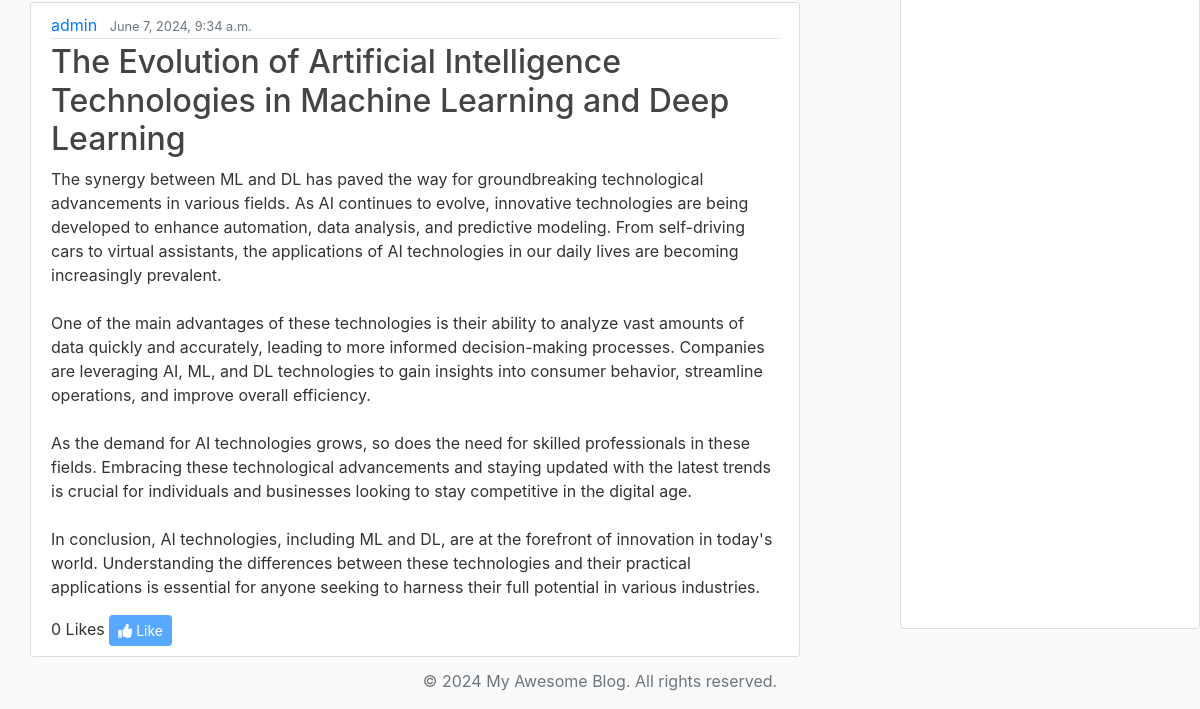
/user/5/posts/ (lower part), run on an earlier commit of the app's database.
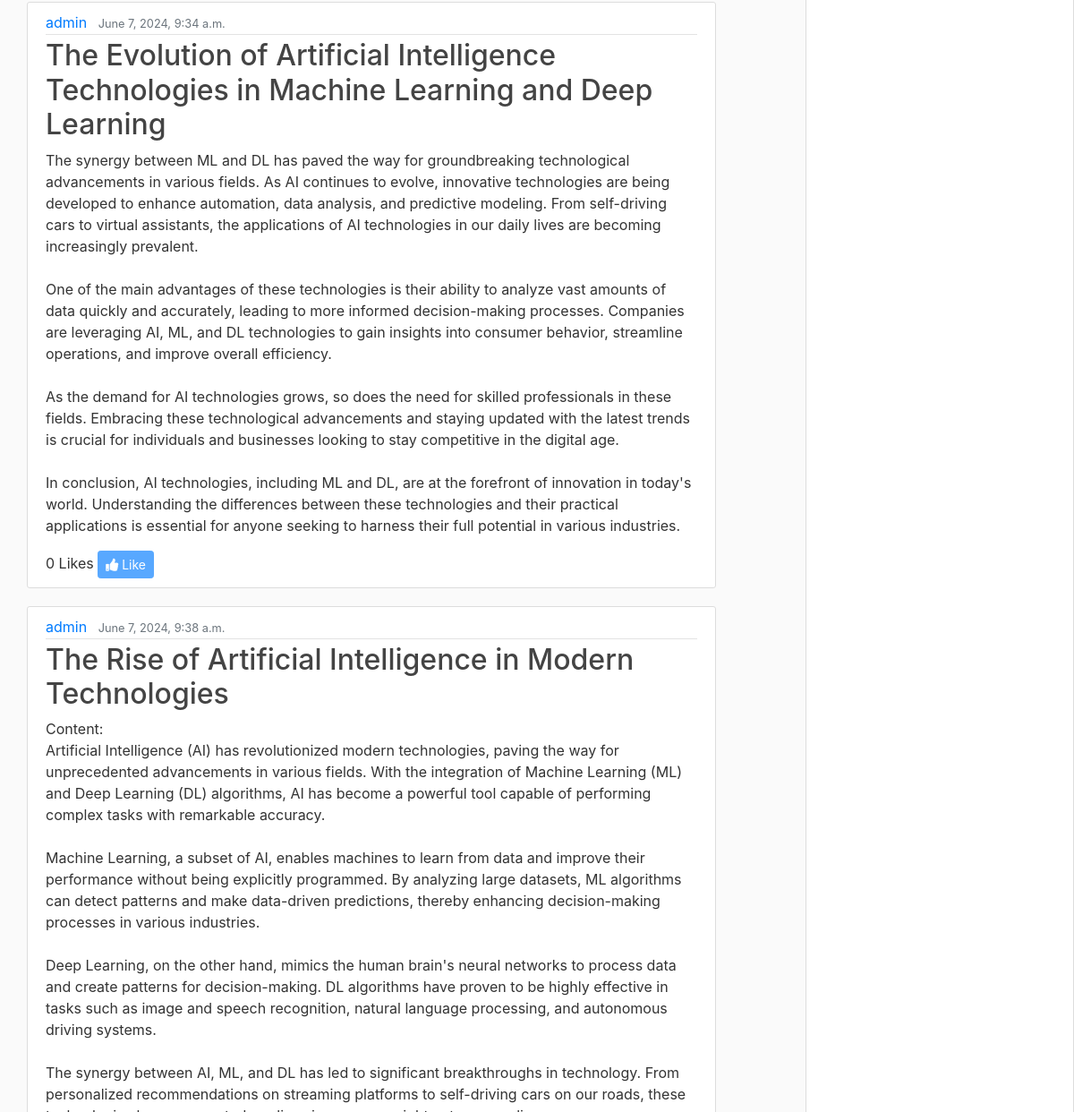
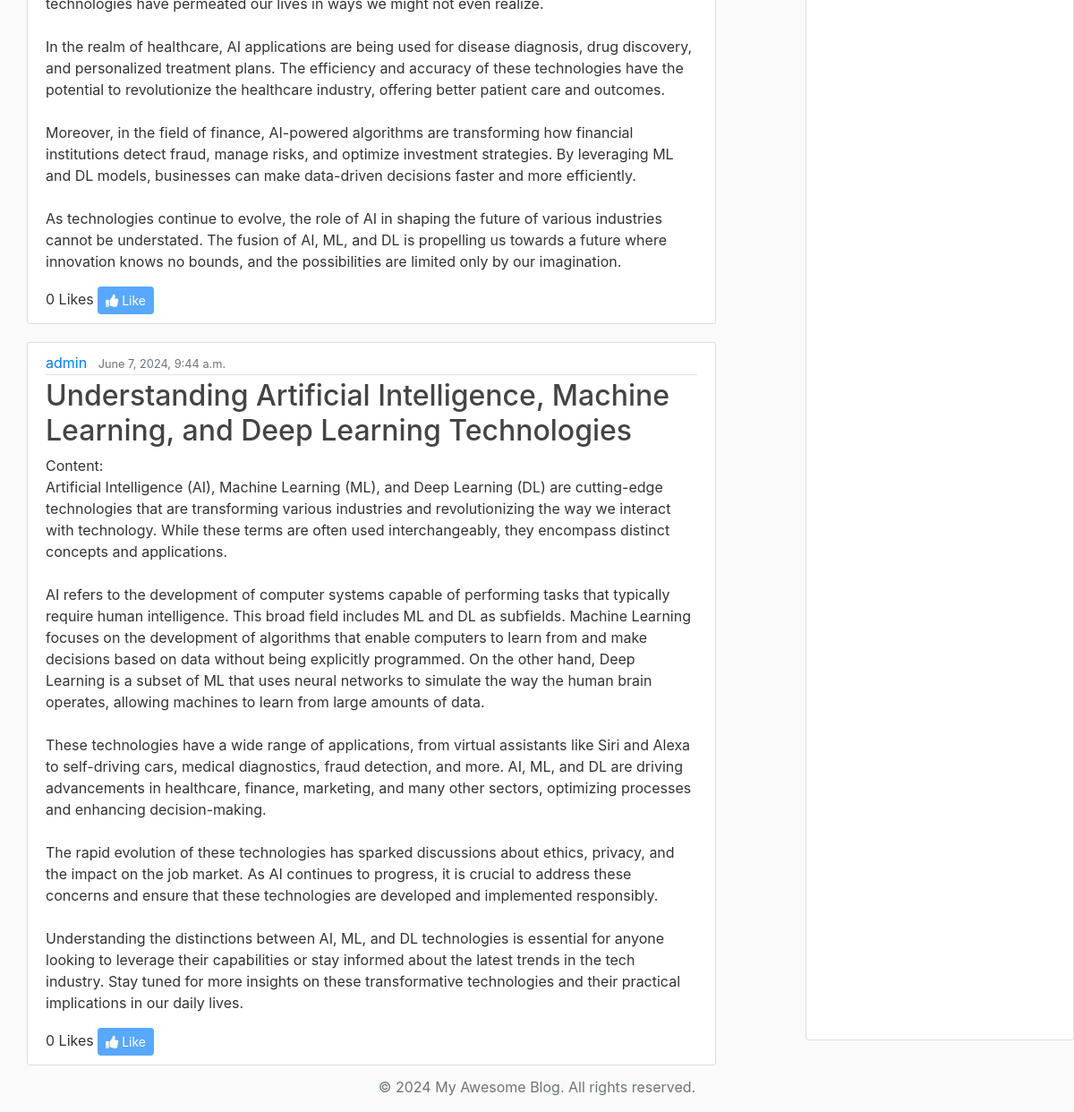
And on a later commit of the database (2 pictures, top to bottom).
### blog/models.py (models this page shows, shortened)
class Post(models.Model):
    title = models.CharField(max_length=100)
    tags = models.ManyToManyField(Tag, related_name='posts', blank=True)
    content = models.TextField()
    date_posted = models.DateTimeField(default=timezone.now)
    author = models.ForeignKey(User, on_delete=models.CASCADE)
    liked_by = models.ManyToManyField(User, related_name='liked_posts', blank=True)

### blog/views.py (the view)
# urls.py: path('user/<int:user_id>/posts/', views.user_posts, name='user-posts'),
def user_posts(request, user_id):
    posts = Post.objects.filter(author_id=user_id)
    for post in posts:
        post.author_display = (
            f"{post.author.first_name} {post.author.last_name}"
            if post.author.first_name and post.author.last_name
            else post.author.username
        )
    context = {'posts': posts}
    return render(request, 'blog/user_posts.html', context)

### blog/templates/blog/user_posts.html (shortened to what this page needs)
{% extends "blog/base.html" %}
{% block content %}
    {% for post in posts %}
        <article class="media content-section">
            <div class="media-body">
                <div class="article-metadata">
                    <a class="mr-2 user-link" href="{% url 'blog-home' %}">
                        {% if post.author.first_name and post.author.last_name %}
                            {{ post.author.first_name }} {{ post.author.last_name }}
                        {% else %}
                            {{ post.author.username }}
                        {% endif %}
                    </a>
                    <small class="text-muted">{{ post.date_posted }}</small>
                </div>
                <h2><a class="article-title" href="{% url 'post-detail' post.id %}">{{ post.title }}</a></h2>
                <p class="article-content">{{ post.content }}</p>
                <div class="like-section">
                    <span id="like-count-{{ post.id }}">{{ post.liked_by.count }} Likes</span>
                    {% if user.is_authenticated %}
                        <button class="btn btn-primary btn-sm like-button" data-post-id="{{ post.id }}">
                            {% if user in post.liked_by.all %}
                                <i class="fas fa-thumbs-down"></i> Dislike
                            {% else %}
                                <i class="fas fa-thumbs-up"></i> Like
                            {% endif %}
                        </button>
                    {% else %}
                        <button class="btn btn-primary btn-sm" disabled><i class="fas fa-thumbs-up"></i> Like</button>
                    {% endif %}
                </div>
            </div>
        </article>
    {% endfor %}
{% endblock content %}

What changed in the data, as far as the page shows it:
added Post: author.username "admin", date_posted "June 7, 2024, 9:38 a.m.", title "The Rise of Artificial Intelligence in Modern Technologies", content "Content: Artificial Intelligence (AI) has revolutionized modern technologies, paving the way for unprecedented advancements in various fields. With the integration of Machine Learning (ML) and Deep Learning (DL) algorithms, AI has become a powerful tool capable of performing complex tasks with remarkable accuracy. Machine Learning, a subset of AI, enables machines to learn from data and improve their performance without being explicitly programmed. By analyzing large datasets, ML algorithms can detect patterns and make data-driven predictions, thereby enhancing decision-making processes in various industries. Deep Learning, on the other hand, mimics the human brain's neural networks to…", liked_by.count "0"
added Post: author.username "admin", date_posted "June 7, 2024, 9:44 a.m.", title "Understanding Artificial Intelligence, Machine Learning, and Deep Learning Technologies", content "Content: Artificial Intelligence (AI), Machine Learning (ML), and Deep Learning (DL) are cutting-edge technologies that are transforming various industries and revolutionizing the way we interact with technology. While these terms are often used interchangeably, they encompass distinct concepts and applications. AI refers to the development of computer systems capable of performing tasks that typically require human intelligence. This broad field includes ML and DL as subfields. Machine Learning focuses on the development of algorithms that enable computers to learn from and make decisions based on data without being explicitly programmed. On the other hand, Deep Learning is a subset of ML…", liked_by.count "0"
